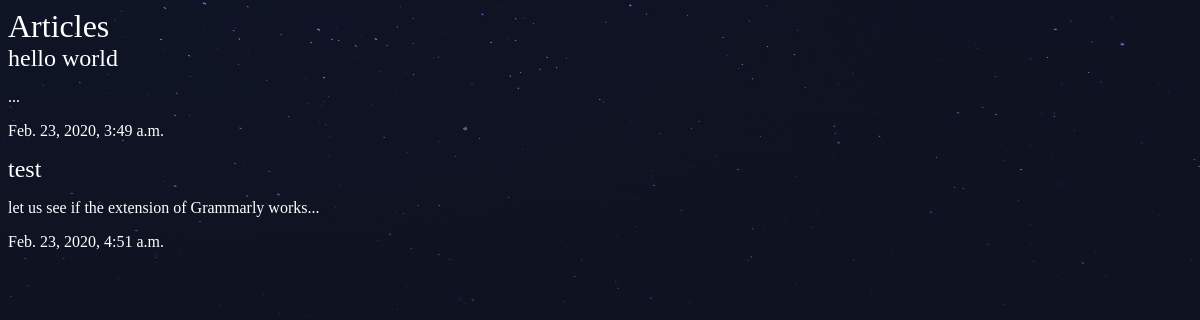
The page /articles/ on the database as committed earlier.
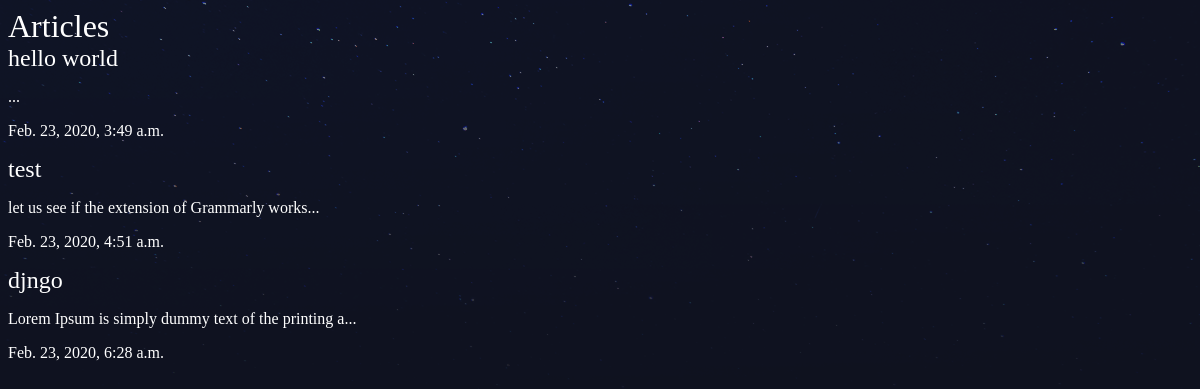
The same page on the database as committed later.
### articles/models.py (models this page shows, shortened)
class Article(models.Model):
    title = models.CharField(max_length=100)
    body = models.TextField()
    date = models.DateTimeField(auto_now_add=True)
    slug = models.SlugField()
    def snippet(self):
        return self.body[:50]+"..."

### articles/views.py (the view)
# urls.py: path('',views.article_list),
def article_list(request):
    articles = Article.objects.all().order_by('date')
    return render(request,'articles/articles_list.html',{'articles':articles})

### articles/templates/articles/articles_list.html (shortened to what this page needs)
{% load static from staticfiles%}
<!DOCTYPE html>
<html lang="en">
<head>
    <link rel="stylesheet" href="{% static 'styles.css' %}">
</head>
<body>
    <h1>Articles</h1>
    <div class="articles">
        {% for article in articles %}
            <div class="article">
                <h2><a href=""> {{ article.title}} </a></h2>
                <p>{{article.snippet}}</p>
                <p>{{article.date}}</p>
            </div>
        {% endfor %}
    </div>
</body>
</html>

### assets/styles.css (style rules this page uses)
body { background-color: #0f121f; background-image: url(/static/stars.png); background-repeat-y: no-repeat; color: #fff; }
body * { font-family: Ubuntu; }
h1, h2, h3, h4, h5 { font-weight: normal; margin: 0; }
a, a:hover, a:visited { color: #fff; text-decoration: none; }

Rows that differ between the two databases and show on the page:
added Article: title "djngo", snippet "Lorem Ipsum is simply dummy text of the printing a...", date "Feb. 23, 2020, 6:28 a.m."
